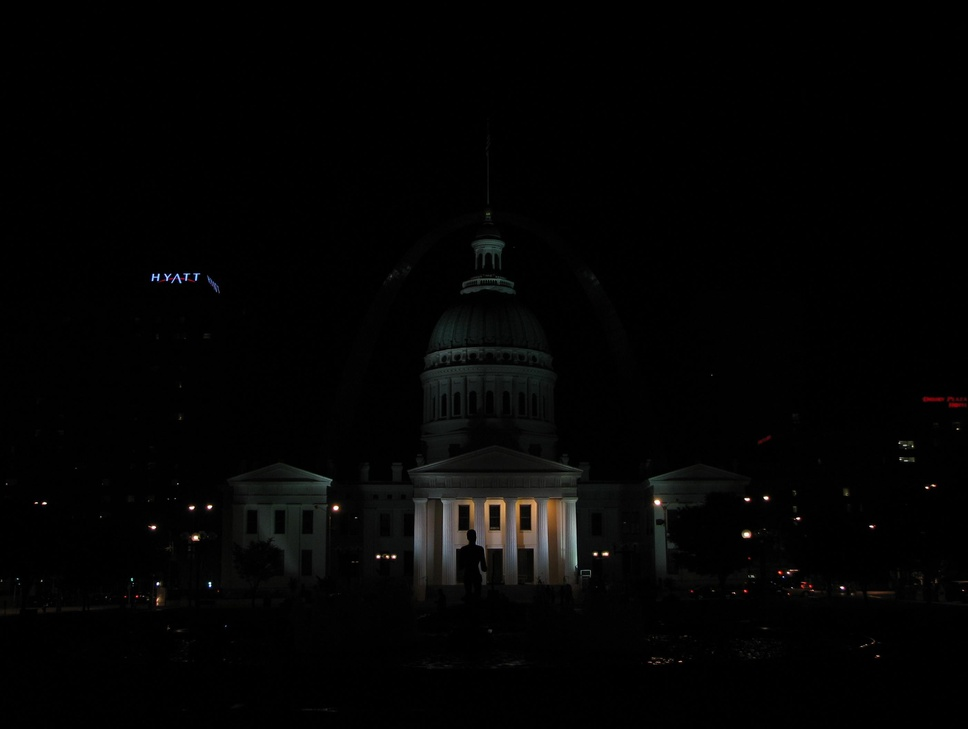
#> input picture Chapter3_CombiningImages/HDRImaging/data/a2.jpg, 968 x 729 px, shrunk from 2805 x 2112 before the run
$ python HDRimaging.py
#> lines starting #> are read from the running program, lines starting #| are printed output that depends on the picture
import numpy as np
import matplotlib.pyplot as plt
import cv2 as cv

# load images
def readImages():
    filenames = [
        './data/a2.jpg',
        './data/b2.jpg',
        './data/c2.jpg',
        './data/d2.jpg'
    ]
    images = []
    for file in filenames:
        img = plt.imread(file)
#> img is the input picture: shape (729, 968, 3); mean R, G, B 3.7, 3.6, 3.3
        images.append(img)
    return images

ax = plt.figure()
images = readImages()
for i,image in enumerate(images):
    ax.add_subplot(3,2,i+1)
    plt.imshow(image)
    plt.axis('off')

# Align images by median threshold bitmaps (MTB)
alignMTB = cv.createAlignMTB()
alignMTB.process(src=images,dst=images)

# Merge Images
mergeMertens = cv.createMergeMertens()
exposureFusion = mergeMertens.process(images)
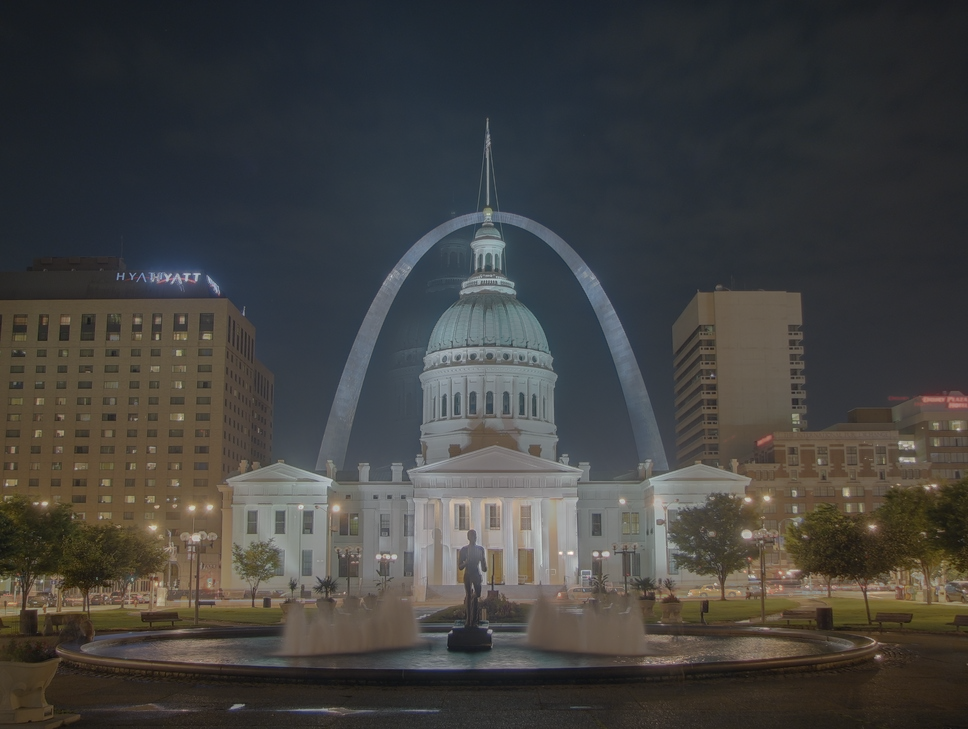
#> exposureFusion: shape (729, 968, 3) float32; mean of channels 0, 1, 2 0.417, 0.413, 0.399; drawn with min black and max white
ax.add_subplot(3,2,5)
plt.imshow(exposureFusion)
plt.axis('off')
plt.show()
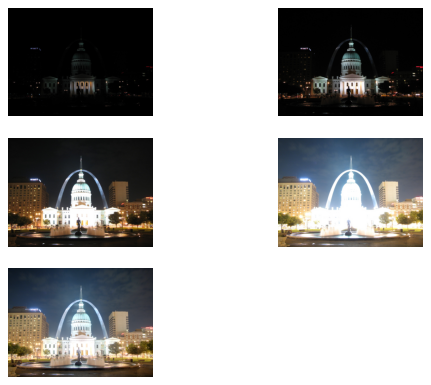
#> figure drawn by matplotlib, 5 panels

#plt.imsave('./data/exposureFusion.jpg',exposureFusion) #there is some problem when saving image with jpg format
#> (the run stopped early here; a loop or call above may not have finished)
